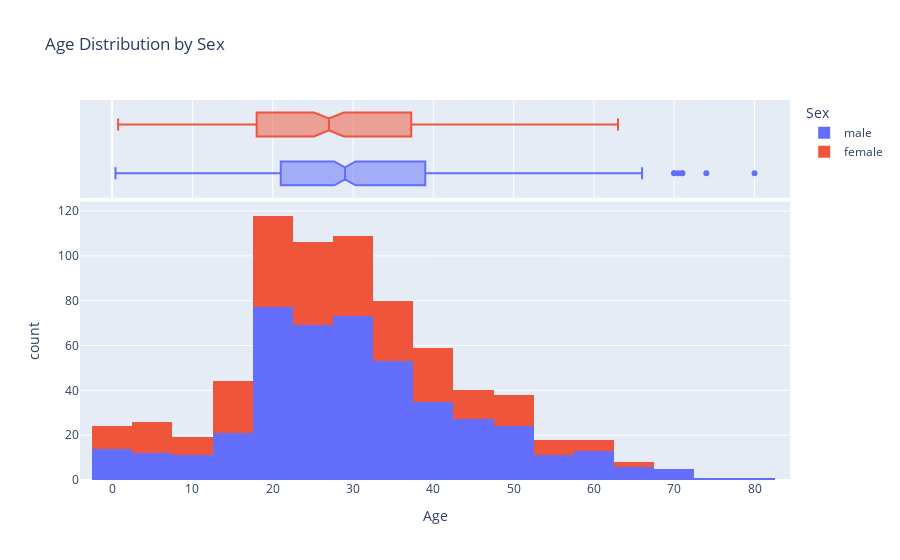

Write notebook code for a chart like this one.
### Code cell
# 7. Plot using Plotly - Age distribution by Sex
fig = px.histogram(df, x='Age', color='Sex', marginal='box', nbins=30, title='Age Distribution by Sex')
fig.show()

# 8. Class (Pclass) vs Survival
sns.countplot(data=df, x='Pclass', hue='Survived')
plt.title('Survival by Passenger Class (Pclass)')
plt.xlabel('Passenger Class')
plt.ylabel('Count')
plt.show()

# 9. Gender (Sex) vs Survival
sns.countplot(data=df, x='Sex', hue='Survived')
plt.title('Survival by Gender')
plt.xlabel('Gender')
plt.ylabel('Count')
plt.show()

### Figure 1 — Plotly figure (JSON) as saved in the notebook; plotly's stock layout.template omitted (floating-point values rounded to 4 significant figures; data arrays with more than 128 entries replaced by an {"elided": "..."} marker saying what was removed)
{"data": [{"alignmentgroup": "True", "bingroup": "x", "hovertemplate": "Sex=male<br>Age=%{x}<br>count=%{y}<extra></extra>", "legendgroup": "male", "marker": {"color": "#636efa", "pattern": {"shape": ""}}, "name": "male", "nbinsx": 30, "offsetgroup": "male", "orientation": "v", "showlegend": true, "type": "histogram", "x": {"elided": "577 float values"}, "xaxis": "x", "yaxis": "y"}, {"alignmentgroup": "True", "hovertemplate": "Sex=male<br>Age=%{x}<extra></extra>", "legendgroup": "male", "marker": {"color": "#636efa"}, "name": "male", "notched": true, "offsetgroup": "male", "showlegend": false, "type": "box", "x": {"elided": "577 float values"}, "xaxis": "x2", "yaxis": "y2"}, {"alignmentgroup": "True", "bingroup": "x", "hovertemplate": "Sex=female<br>Age=%{x}<br>count=%{y}<extra></extra>", "legendgroup": "female", "marker": {"color": "#EF553B", "pattern": {"shape": ""}}, "name": "female", "nbinsx": 30, "offsetgroup": "female", "orientation": "v", "showlegend": true, "type": "histogram", "x": {"elided": "314 float values"}, "xaxis": "x", "yaxis": "y"}, {"alignmentgroup": "True", "hovertemplate": "Sex=female<br>Age=%{x}<extra></extra>", "legendgroup": "female", "marker": {"color": "#EF553B"}, "name": "female", "notched": true, "offsetgroup": "female", "showlegend": false, "type": "box", "x": {"elided": "314 float values"}, "xaxis": "x2", "yaxis": "y2"}], "layout": {"barmode": "relative", "legend": {"title": {"text": "Sex"}, "tracegroupgap": 0}, "title": {"text": "Age Distribution by Sex"}, "xaxis": {"anchor": "y", "domain": [0, 1], "title": {"text": "Age"}}, "xaxis2": {"anchor": "y2", "domain": [0, 1], "matches": "x", "showgrid": true, "showticklabels": false}, "yaxis": {"anchor": "x", "domain": [0, 0.7326], "title": {"text": "count"}}, "yaxis2": {"anchor": "x2", "domain": [0.7426, 1], "matches": "y2", "showgrid": false, "showline": false, "showticklabels": false, "ticks": ""}}}
